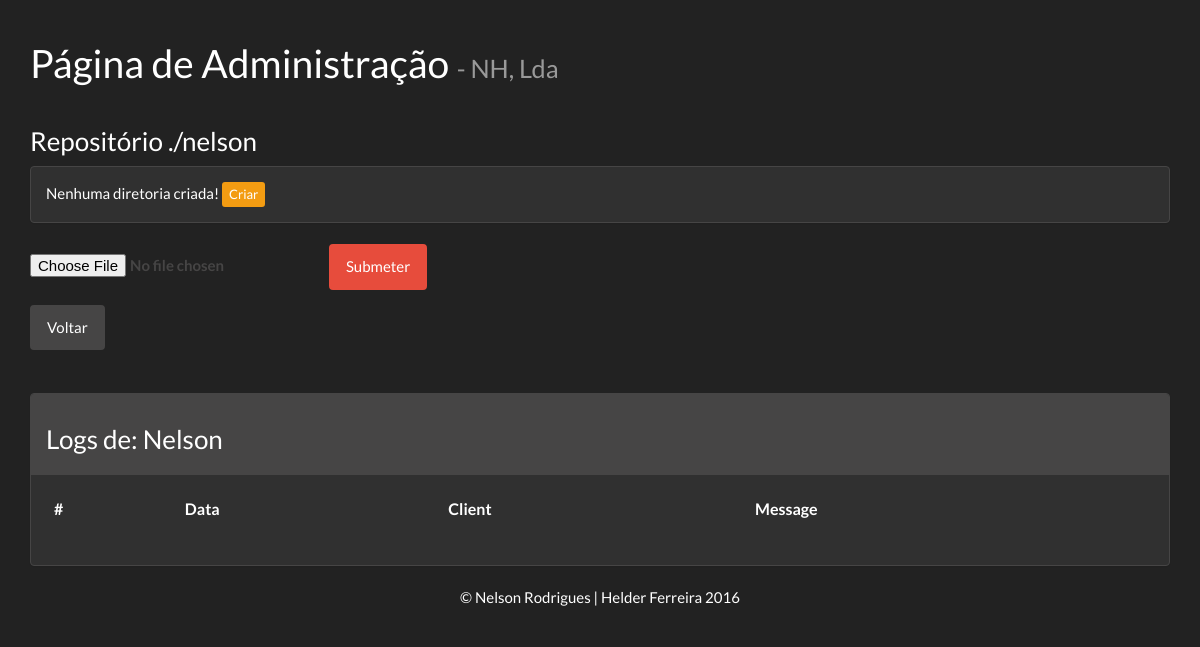
The app's page /code/repository.php?id=1 (signed in), older data.
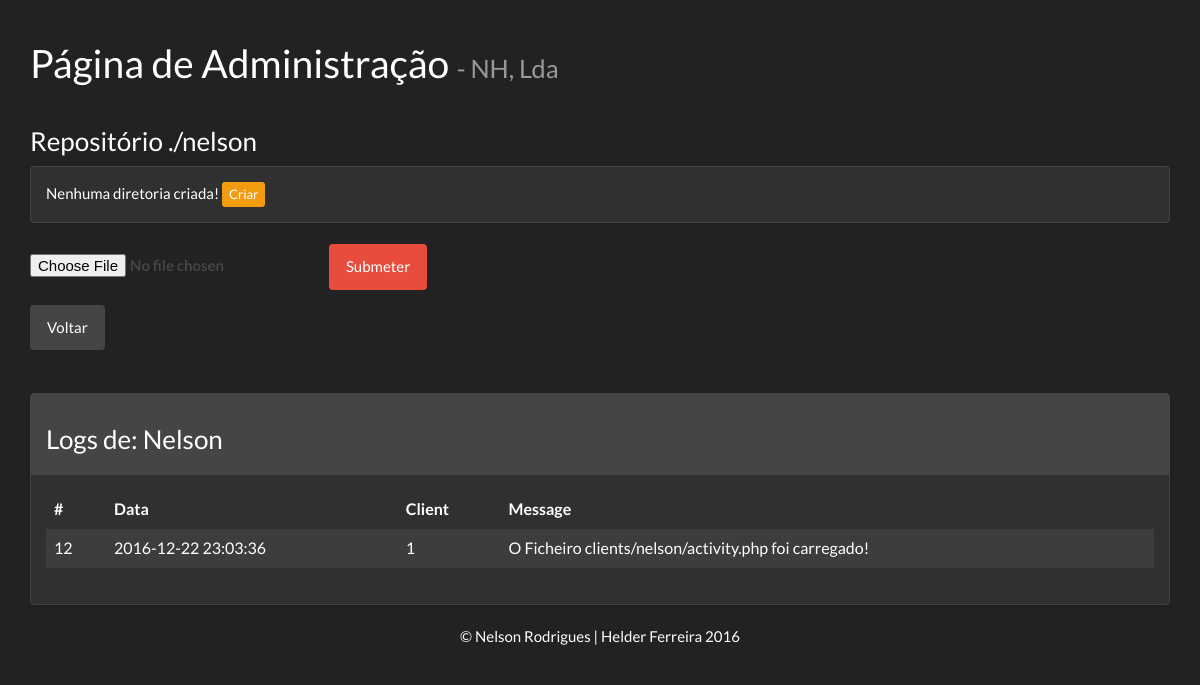
The same page, newer data.
### tables this page shows
CREATE TABLE `activiry` (
  `id_activity` int(11) NOT NULL,
  `comment` varchar(400) NOT NULL,
  `date` timestamp NOT NULL DEFAULT CURRENT_TIMESTAMP ON UPDATE CURRENT_TIMESTAMP,
  `id_client` int(11) NOT NULL
);

### code/repository.php (the view, shortened to what this page needs)
<?php
$id = $_GET['id'];
include_once 'connection.php';
$q = "SELECT * FROM users where id_user = '$id'";
$result = $conn->query($q);
$row = $result->fetch_assoc();
$name = $row['name'];
$username = $row['username'];
?>
<html>
<?php include 'header.php'; ?>
    <body>
        <div class="container">
            <div class="page-header">
                <h1>Página de Administração <small> - NH, Lda</small> </h1>
            </div>
            <h3>Repositório ./<?php echo $username; ?></h3>
            <div class="panel panel-default">
                <div class="panel-body">
                    <?php
                    $dir = "../clients/".$username;
                    $size = 0;
                    if(is_dir($dir) && !$username==""){
                            $resources = opendir($dir);
                            while(($entry = readdir($resources)) !== FALSE){
                                if($entry !='.' && $entry != '..'){
                                    echo '<p><a href="file.php?dir='.$dir."/".$entry.'"><img src="images/pdf.png" style="width:25px;height:25px;">'."./".$entry .'</a><a href="removefile.php?id='.$id.'&fileRemove=clients/'.$username.'/'.$entry.'"><img src="images/del.png" style="width:20px;height:20px;"></a><p>';
                                }
                                $size++;
                            }
                            if($size == 2){
                                 echo "Nenhum ficheiro no sistema!";
                            }
                        }else{
                            echo "Nenhuma diretoria criada!";
                            echo '<a href="createdir.php?name='.$username.'&id='.$id.'">  <button type="button" class="btn btn-warning btn-xs">Criar</button></a>';
                        }
                        ?>
                </div>
            </div>
            <form action="upload.php" method="post" enctype="multipart/form-data">
                <label>
                <input type="file" name="fileToUpload" style="none" id="fileToUpload">
                </label>
                <input type="submit" value="Submeter" class="btn btn-danger" name="submit">
            </form>
            <a href="ahome.php"><button type="button" class="btn btn-default">Voltar</button></a>
            <br>
            <br>
            <br>
            <div class="panel panel-default">
                <div class="panel-heading">
                    <h3>Logs de: <?php echo $name;?></h3>
                </div>
                <div class="panel-body"><?php
                             include 'logs.php';
                            ?>
                </div>
            </div>
        </div>
        <?php include 'footer.php'; ?>
    </body>
</html>

### code/logs.php (shortened to what this page needs)
<?php
    if(isset($_GET['id'])) {
        $id = $_GET['id'];
        $q = "SELECT * FROM activiry WHERE id_client=$id ORDER BY id_activity DESC";
    } else {
        $q = "SELECT * FROM activiry ORDER BY id_activity DESC";
    }
?>
<table class="table table-hover table-striped">
    <thead>
    <tr>
        <th>#</th>
        <th>Data</th>
        <th>Client</th>
        <th>Message</th>
    </tr>
    </thead>
    <tbody>
    <?php
    include_once 'connection.php';
    $result = $conn->query($q);
    if ($result->num_rows > 0) {
        while($row = $result->fetch_assoc()) {
            echo "<tr>";
            echo "<td>".$row["id_activity"]."</td>";
            echo "<td>".$row["date"]."</td>";
            echo "<td>".$row["id_client"]."</td>";
            echo "<td>".$row["comment"]."</td>";
            echo "</tr>";
        }
    }
    ?>
    </tbody>
</table>

Row changes from the older to the newer data that the page shows:
added activiry: id_activity "12", date "2016-12-22 23:03:36", id_client "1", comment "O Ficheiro clients/nelson/activity.php foi carregado!"
